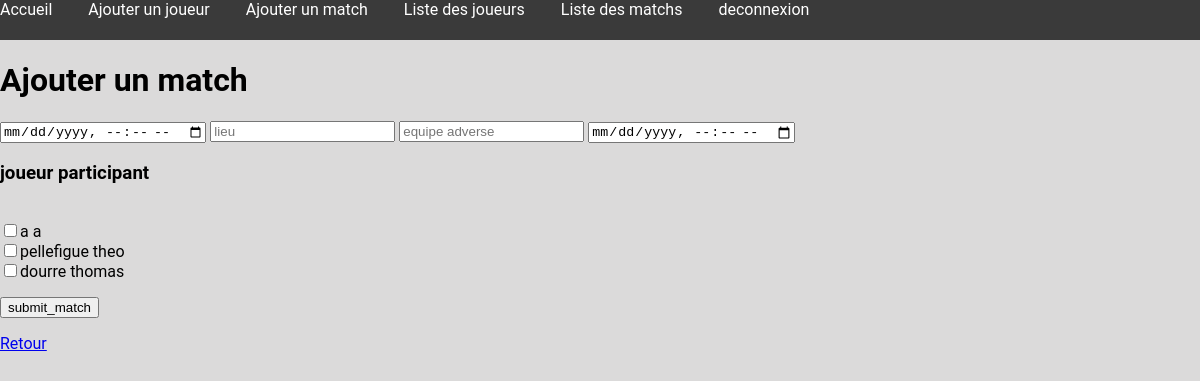
The page /ajoutermatch.php (signed in) on the database its author committed.
### tables this page shows
CREATE TABLE `joueur` (
  `id_joueur` int(11) NOT NULL,
  `nom` varchar(20) NOT NULL,
  `prenom` varchar(20) NOT NULL,
  `photo_permis` blob,
  `date_naissance` date NOT NULL,
  `taille` float NOT NULL,
  `poids` float NOT NULL,
  `poste_preferer` varchar(50) DEFAULT NULL,
  `match_jouer` int(11) NOT NULL DEFAULT '0',
  `victoire` int(11) NOT NULL DEFAULT '0',
  `vomis` int(11) NOT NULL DEFAULT '0',
  `points_permis` int(11) NOT NULL DEFAULT '12'
);

### ajoutermatch.php (the view, shortened to what this page needs)
    <link rel="stylesheet" href="style.css">
<body>
    <div class="navbar">
        <a href="index.php">Accueil</a>
        <a href="ajouterjoueur.php">Ajouter un joueur</a>
        <a href="ajoutermatch.php">Ajouter un match</a>
        <a href="list_joueur.php">Liste des joueurs</a>
        <a href="list_match.php">Liste des matchs</a>
        <a href="logout.php">deconnexion</a>
    </div>
    <h1>Ajouter un match</h1>
    <form class="ajouter_match" action="index.php" method="post">
        <input type="datetime-local" name="date_heure">
        <input type="text" name="lieu" placeholder="lieu">
        <input type="text" name="adverse" placeholder="equipe adverse" >
        <input type="datetime-local" name="retour" placeholder="heure de retour">
        <div class="list_joueur_match">
            <h3>joueur participant</h3>
            <?php
                $db = new PDO('mysql:host=localhost;port=3306;dbname=gestion_apero','root','root');
                $query = $db->query('SELECT * FROM joueur');
                while ($data = $query->fetch()) {
                    echo '<br><input type="checkbox" name="joueur" value="' . $data['id_joueur'] . '">' . $data['nom'] . ' ' . $data['prenom'] ;
                }
            ?>
        </div>
        <input type="submit" name="submit_match" value="submit_match">
    </form>
    <a href="javascript:history.go(-1)">Retour</a>
</body>

### style.css (style rules this page uses)
body { margin: 0; padding: 0; background-color: rgb(219, 218, 218); font-family: 'Roboto', sans-serif; }
.navbar { display:inline-table; height: 5vh; width: 100vw; background-color: rgb(58, 58, 58); }
.navbar > a { margin-right: 3vw; color:#fff; text-decoration: none; }
.list_joueur_match { display:block; margin-top: 2vh; margin-bottom: 2vh; }

### rows shown on the page
joueur: nom "a", prenom "a"
joueur: nom "pellefigue", prenom "theo"
joueur: nom "dourre", prenom "thomas"
